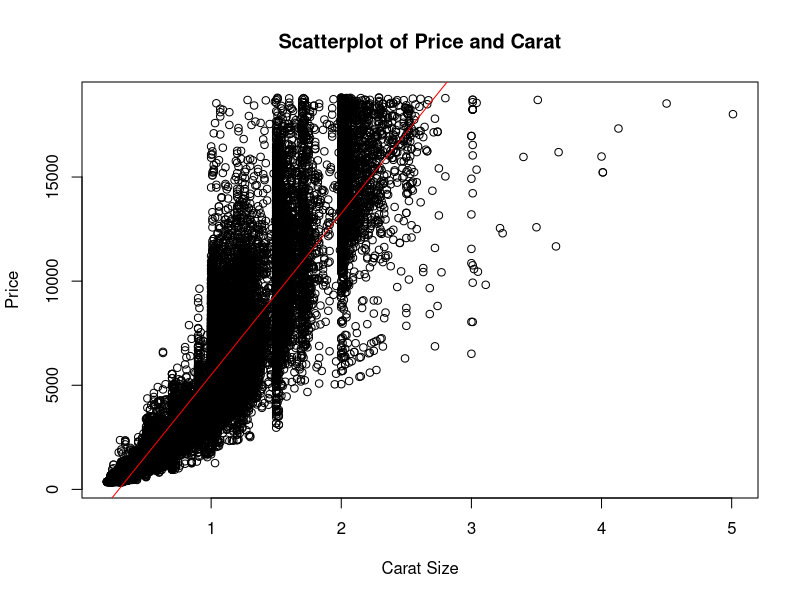
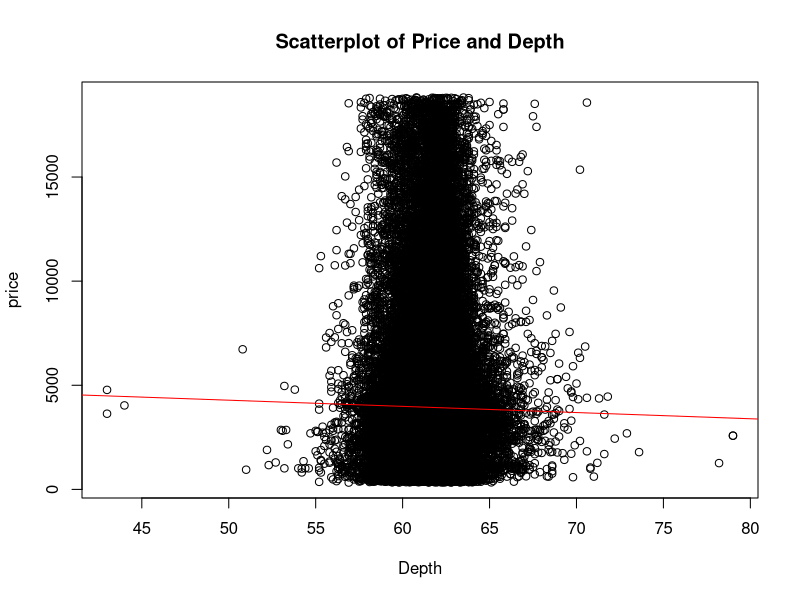
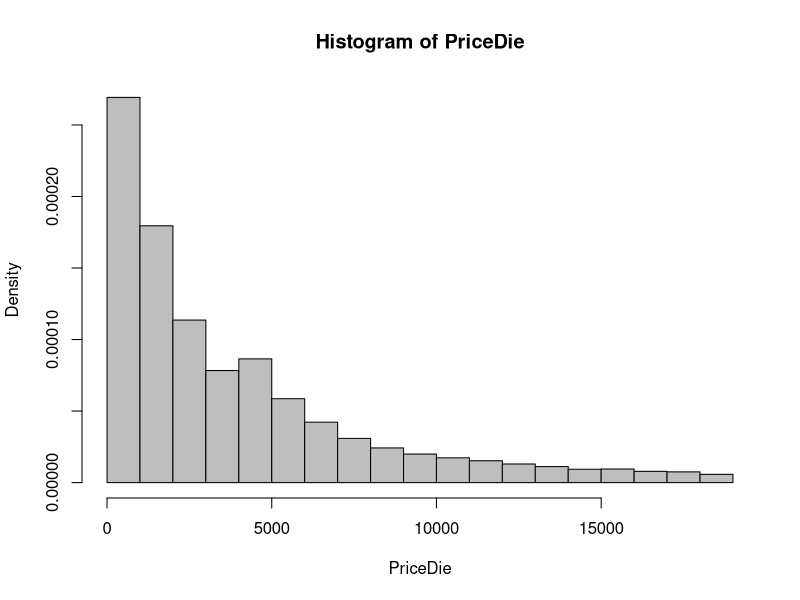
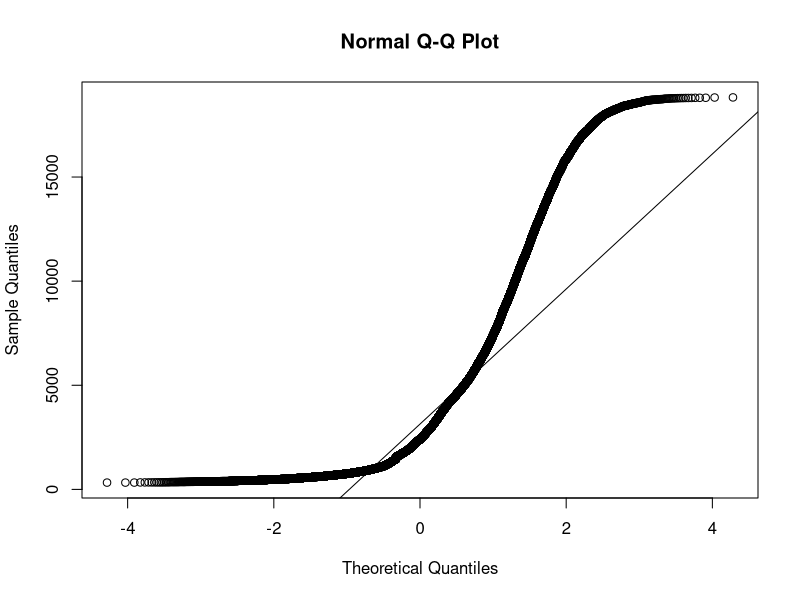

Here is the R script that generated these plots, in order: (Note: this script raises an error after producing the figures.)
## ---- chunk 1
knitr::opts_chunk$set(echo = TRUE)
options(repos=structure(c(CRAN="http://cran.r-project.org")))
options(repos="https://cran.rstudio.com" )
install.packages("pscl", repos = "https://cran.rstudio.com")
install.packages("dplyr")
install.packages("ggplot2")
## ---- chunk 2
library(ggplot2)

diamonds 
## ---- chunk 3
library("Hmisc")
attach(diamonds)
plot(carat, price, main="Scatterplot of Price and Carat", 
  	xlab="Carat Size", ylab="Price") +
abline(lm(price~carat), col="red")
## ---- chunk 4
attach(diamonds)
plot(depth, price, main="Scatterplot of Price and Depth", 
  	xlab="Depth", ylab="price") +
  abline(lm(price~depth), col="red")
## ---- chunk 5
PriceDie <- diamonds$price
hist(PriceDie, col='grey', freq=FALSE)

## ---- chunk 6
qqnorm(diamonds$price)
qqline(diamonds$price)

## ---- chunk 7
cor.test(carat, price, method = "pearson")
## ---- chunk 8
cor.test(depth, price, method = "pearson")
## ---- chunk 9
xyplot(price ~ carat, data = diamonds,
  xlab = "Carat Size",
  ylab = "Price",
  main = "The Price of Diamonds by Carat Size") 
## ---- chunk 10
diamondreg = lm(price ~ carat, data = diamonds)
summary(diamondreg)
## ---- chunk 11
plot(price ~ carat, data= diamonds, main="I got diamonds on diamonds")
 abline(diamondreg, col="red")

## ---- chunk 12
diamondregdep = lm(price ~ depth, data = diamonds)
summary(diamondregdep)
## ---- chunk 13
multregdiamond = lm(price ~ depth + carat, data = diamonds)
summary(multregdiamond)

multregdie <- lm(price ~ depth + carat, data = diamonds)

multregdie
